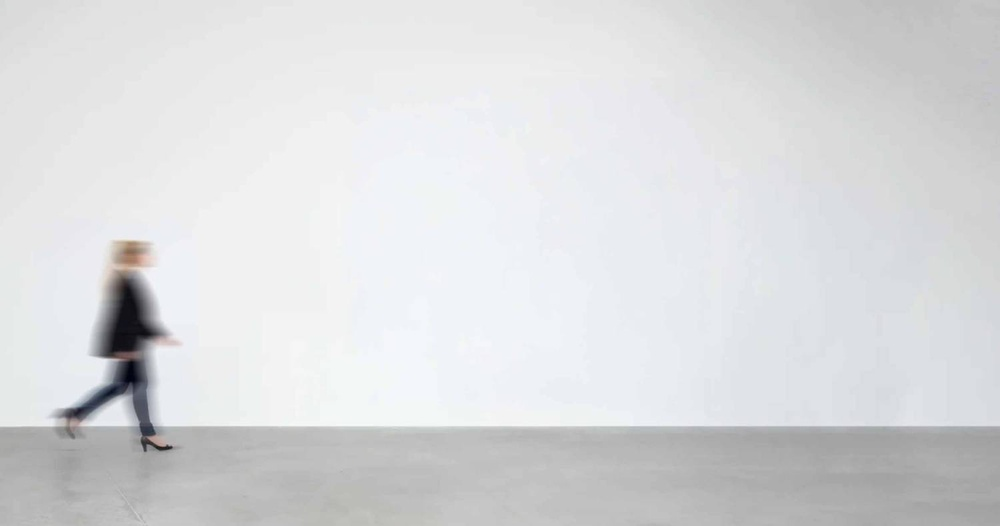
#> input picture tools/gallery-refs/walking-woman.jpg, 1000 x 526 px, shrunk from 1500 x 789 before the run
$ python -i gallery-mockup.py   (imports and definitions only)
#> lines starting #> are read from the running program, lines starting #| are printed output that depends on the picture
#> further down, picture is the input picture: PIL image 1000x526 RGB; mean R, G, B 218.1, 219.1, 220.9
#!/usr/bin/env python3
"""KRITOR — contextual gallery mockups.

Composites a painting onto an actual reference photo, at its true physical
size, so a viewer gets a real sense of scale instead of a picture floating
in white space. The reference photo carries its own calibration: one person
of known real-world height, visible in frame. From that alone — head-to-
floor pixel height versus real height — the tool derives pixels-per-
centimetre for that specific photo, then hangs every painting centred on
the frame, vertically centred at that person's eye level (≈0.93× their
height, the standard anthropometric ratio) — the way a gallery actually
hangs work, and the same for every painting mocked up against this photo.

    python3 tools/gallery-mockup.py work-21 work-22 \
        --size work-21=70x100 --size work-22=60x60

Sizing comes from artworks.js by default; --size ID=WxH overrides it, or
supplies one for a quick look before the real number is recorded.
"""

import argparse
import json
import re
import sys
from pathlib import Path

import numpy as np
from PIL import Image, ImageChops, ImageDraw, ImageFilter, ImageOps

ROOT = Path(__file__).resolve().parent.parent

DEFAULT_PHOTO = ROOT / "tools/gallery-refs/walking-woman.jpg"
DEFAULT_PERSON_HEIGHT_CM = 160
EYE_RATIO = 0.93  # eye height / standing height — standard anthropometric figure


def load_artworks():
    text = (ROOT / "artworks.js").read_text()
    return json.loads(text[text.index("["):text.rindex("]") + 1])


# [6 lines left out: function parse_size, not called in this run]


def trim_to_canvas(im):
    """The source files are studio photographs of a painting against a
    near-white surround, not tight crops of the canvas — see work-01.png or
    work-07.png. Scaling the whole photo to the recorded size would scale
    that surround right along with it, so the mockup would show the canvas
    smaller than its real cm figure. Trim to the non-white bounding box
    first so what gets sized is the painting itself.

    Guarded on both sides: a background that never differs from white (a
    scan with no surround at all) leaves the box as the full image, and one
    that differs almost everywhere (a photo with no white margin to find, or
    a false match against a pale painting) is treated the same way rather
    than risk cropping into the actual work."""
    rgb = im.convert("RGB")
    diff = ImageChops.difference(rgb, Image.new("RGB", rgb.size, (255, 255, 255))).convert("L")
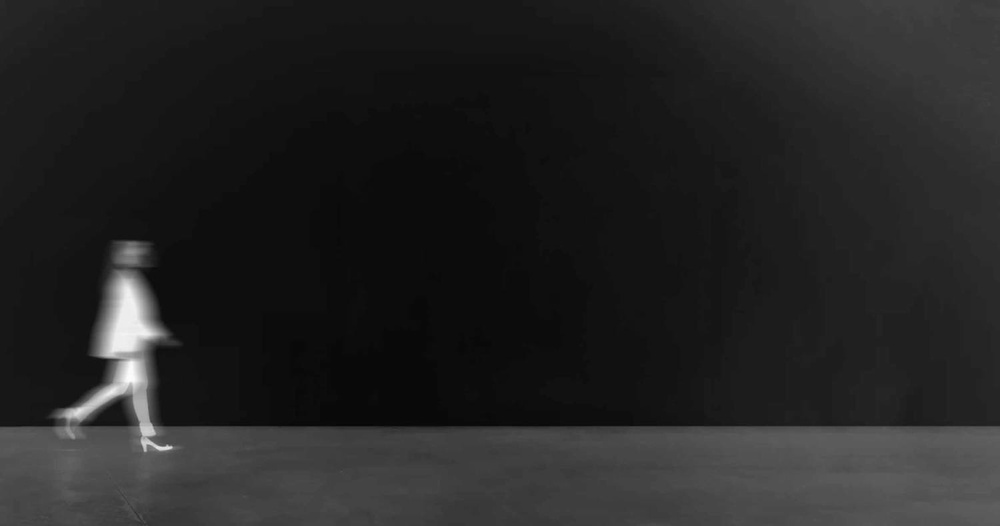
#> diff: PIL image 1000x526 L; min 5, max 253, mean 35.9
    bbox = diff.point(lambda p: 255 if p > 20 else 0).getbbox()
#> bbox = (0, 0, 1000, 526)
    if not bbox:
        return im
    x0, y0, x1, y1 = bbox
#> x0 = 0; y0 = 0; x1 = 1000; y1 = 526
    if (x1 - x0) * (y1 - y0) / (im.width * im.height) > 0.985:
        return im
    return im.crop(bbox)


def _design(x, y):
    return np.column_stack([np.ones_like(x), x, y, x ** 2, y ** 2, x * y])


# [182 lines left out: functions _fit_background, calibrate, _blurred_rect, composite, parse_size_arg, main, not called in this run]


# [2 lines not run here, left out]

>>> from PIL import Image
>>> picture = Image.open('gallery-refs/walking-woman.jpg')
>>> result = trim_to_canvas(picture)
